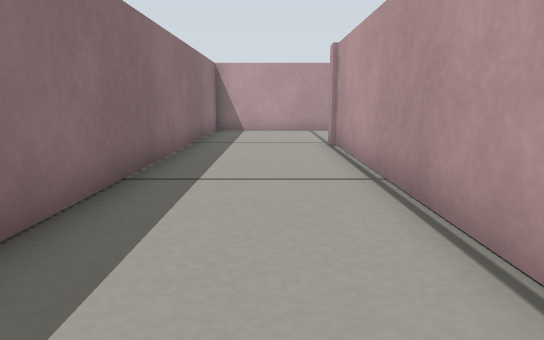
[1] (above)

24 first-person views from a walk through a Gazebo world. The camera is 0.22 m above the floor, tilts 10° down and sees 70° across. The floor is counted in squares, 0.2 m on a side. Each view is taken from the middle of a square. On the plan, view 1 faces up. The plan holds only what a view shows up to about 14 squares ahead; the rest is blank.

[2]
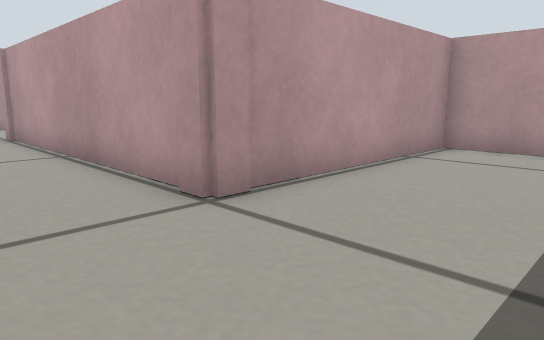

[3]
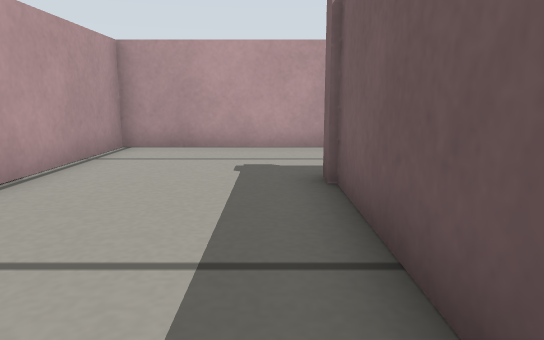

[4]
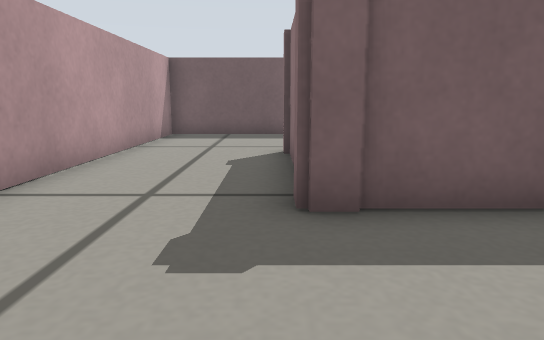

[5]
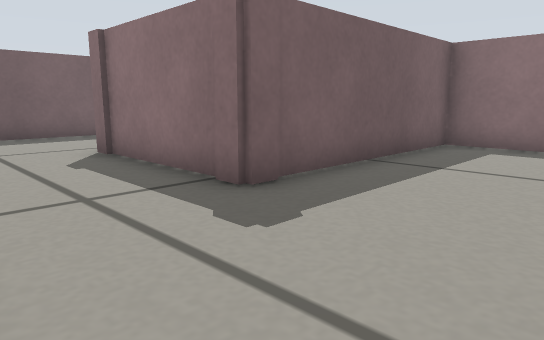

[6]
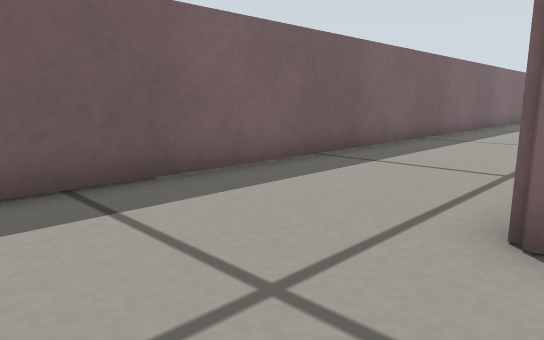

[7]
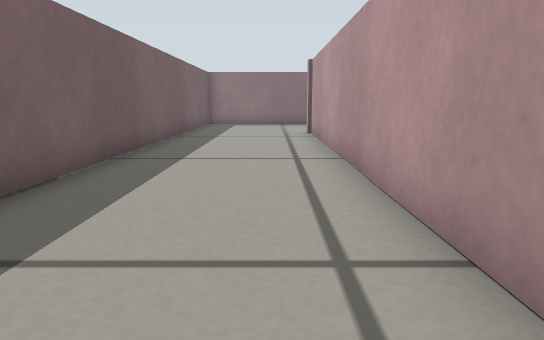

[8]
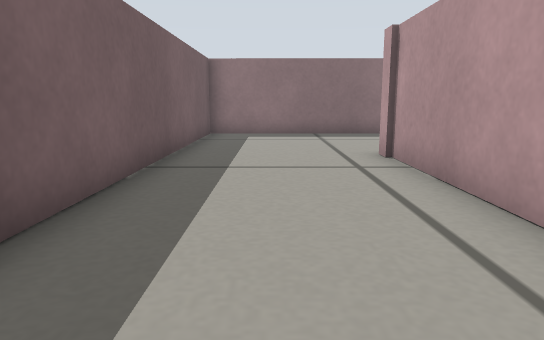

[9]
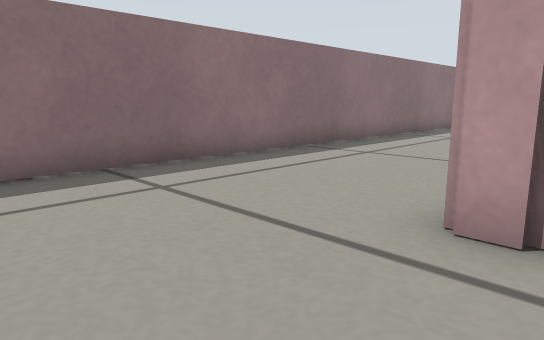

[10]
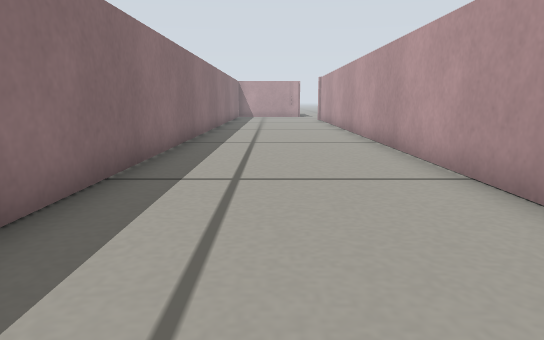

[11]
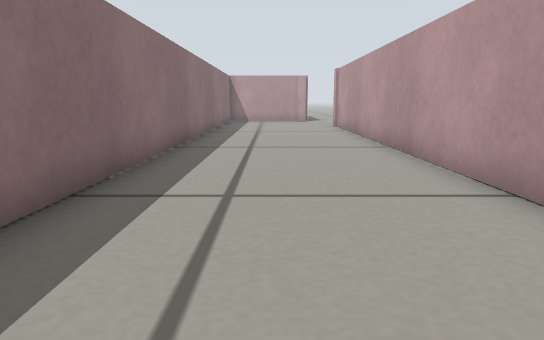

[12]
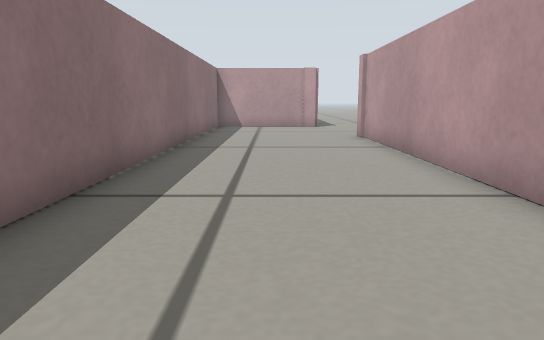

[13]
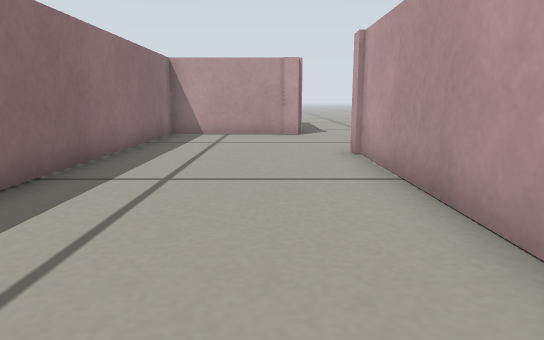

[14]
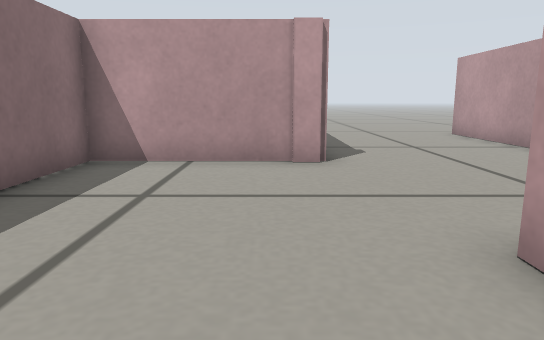

[15]
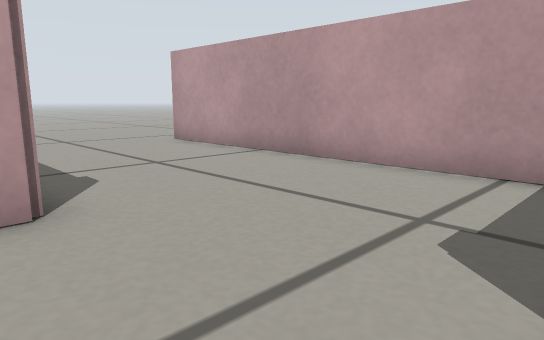

[16]
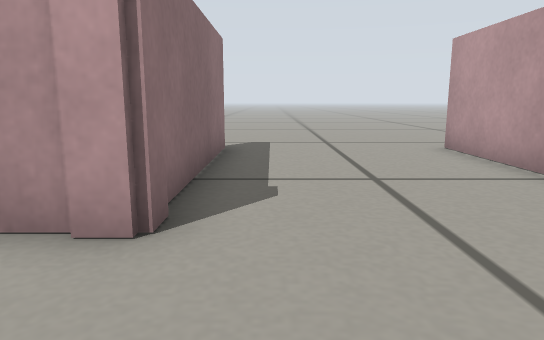

[17]
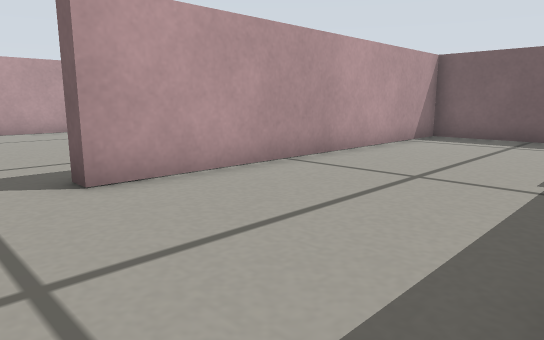

[18]
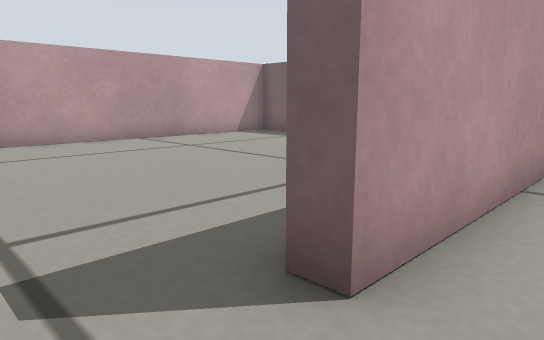

[19]
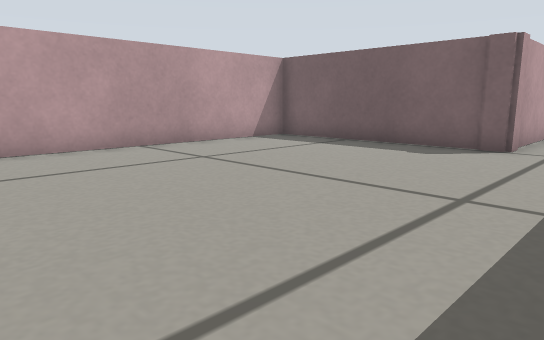

[20]
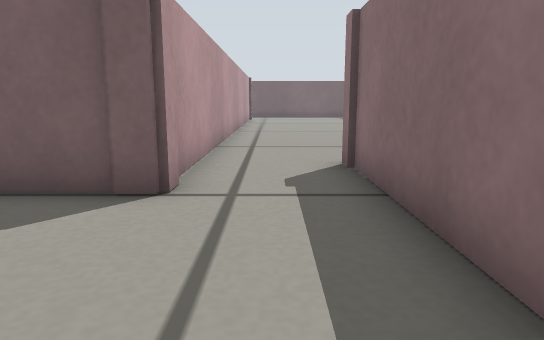

[21]
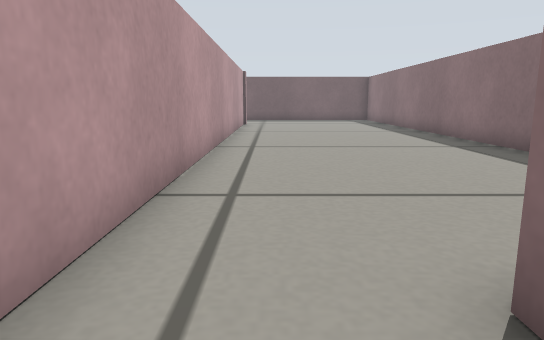

[22]
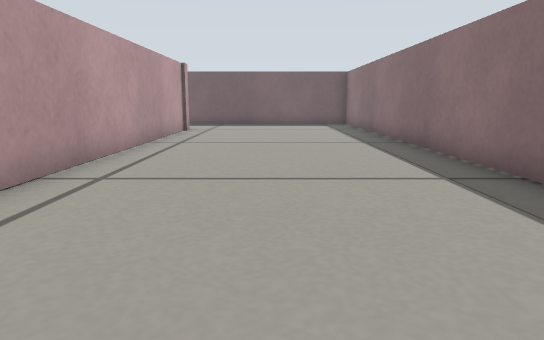

[23]
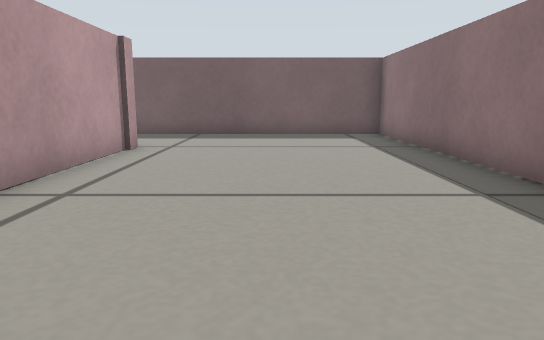

[24]
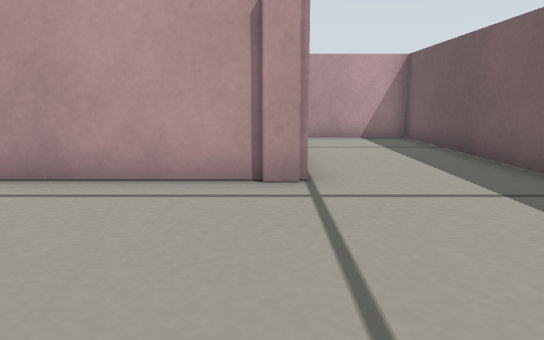

### Floor plan
Points are (right, up) in squares from view 1. A wall is a line through its corners. A room is listed if a view was taken in it or the views show most of it. See-through windows are left out.
Room 1 (views 1, 2, 3, 4, 5, 6, 7, 8, 9, 10, 11, 12, 13, 14, 15, 16, 17, 18)
walls: (-10.1, -6) (-10.1, 13.6); (-2.1, -1.8) (-2.1, -3.9) (4.8, -3.9); (-8.9, 13.6) (-5.9, 13.6) (-5.9, 24.2); (4.6, -3.6) (4.6, -8.8); (2.2, -8.6) (-10.3, -8.6); (-11.1, 24.3) (-11.1, 18.1) (-15.4, 18.1) (-15.4, -13.1) (8.4, -13.1) (8.4, 0.6) (1.6, 0.6)
ways out: opening at (-6, 25.5) to room 2; opening at (-11, 25.5); opening at (0, 1)
Room 2 (views 19, 20, 21)
walls: (-5.4, 18.3) (-5.4, 13.1); (-2.9, 15.4) (4.1, 15.4) (4.1, 24.1); (-5.9, 24.2) (-5.4, 24.2); (-2.6, 11.6) (-2.6, 15.6)
ways out: opening at (-6, 25.5) to room 1; opening at (-4, 12.3) to room 3
Room 3 (views 22, 23, 24)
walls: (-2.6, -4.6) (-2.6, 11.6); (-9.6, 6.6) (-9.6, -8.1) (4.1, -8.1) (4.1, -5.1)
ways out: opening at (-4, 12.3) to room 2

Where each view was taken, in squares from view 1:
view 1: 0 up, 0 right, facing up
view 2: 3 down, 1 left, facing up-right
view 3: 3 down, 1 left, facing right
view 4: 0 up, 5 right, facing down
view 5: 0 up, 8 right, facing down-left
view 6: 8 down, 8 right, facing down-left
view 7: 10 down, 4 right, facing left
view 8: 11 down, 2 left, facing left
view 9: 12 down, 9 left, facing up-left
view 10: 10 down, 13 left, facing up
view 11: 4 down, 13 left, facing up
view 12: 1 up, 13 left, facing up
view 13: 5 up, 12 left, facing up
view 14: 11 up, 12 left, facing up
view 15: 14 up, 12 left, facing up-right
view 16: 15 up, 10 left, facing up
view 17: 26 up, 11 left, facing down-right
view 18: 26 up, 7 left, facing down-right
view 19: 25 up, 5 left, facing down-right
view 20: 20 up, 4 left, facing down
view 21: 15 up, 4 left, facing down
view 22: 11 up, 6 left, facing down
view 23: 5 up, 6 left, facing down
view 24: 4 down, 8 left, facing right
